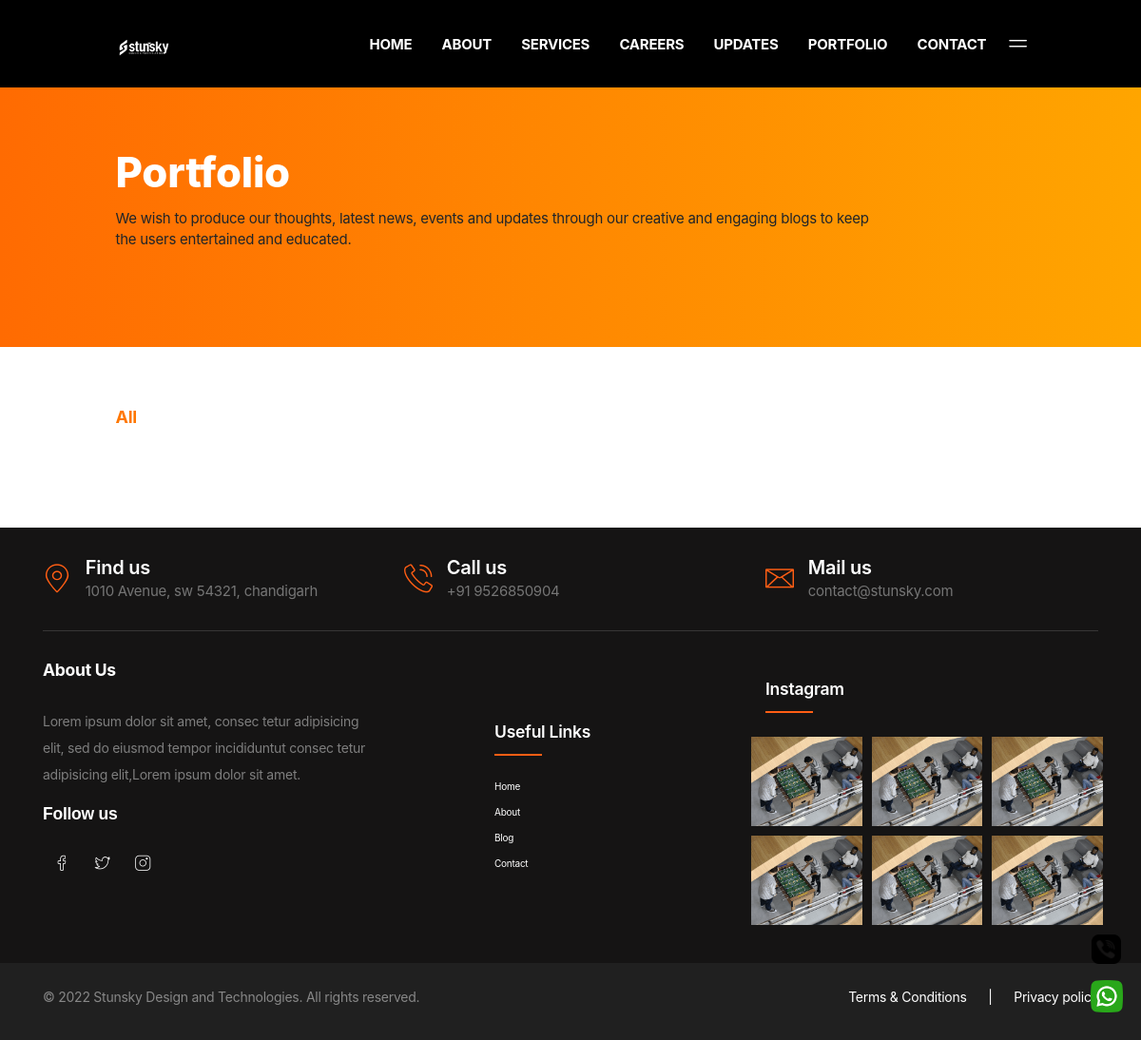
/portfolio, run on an earlier commit of the app's database.
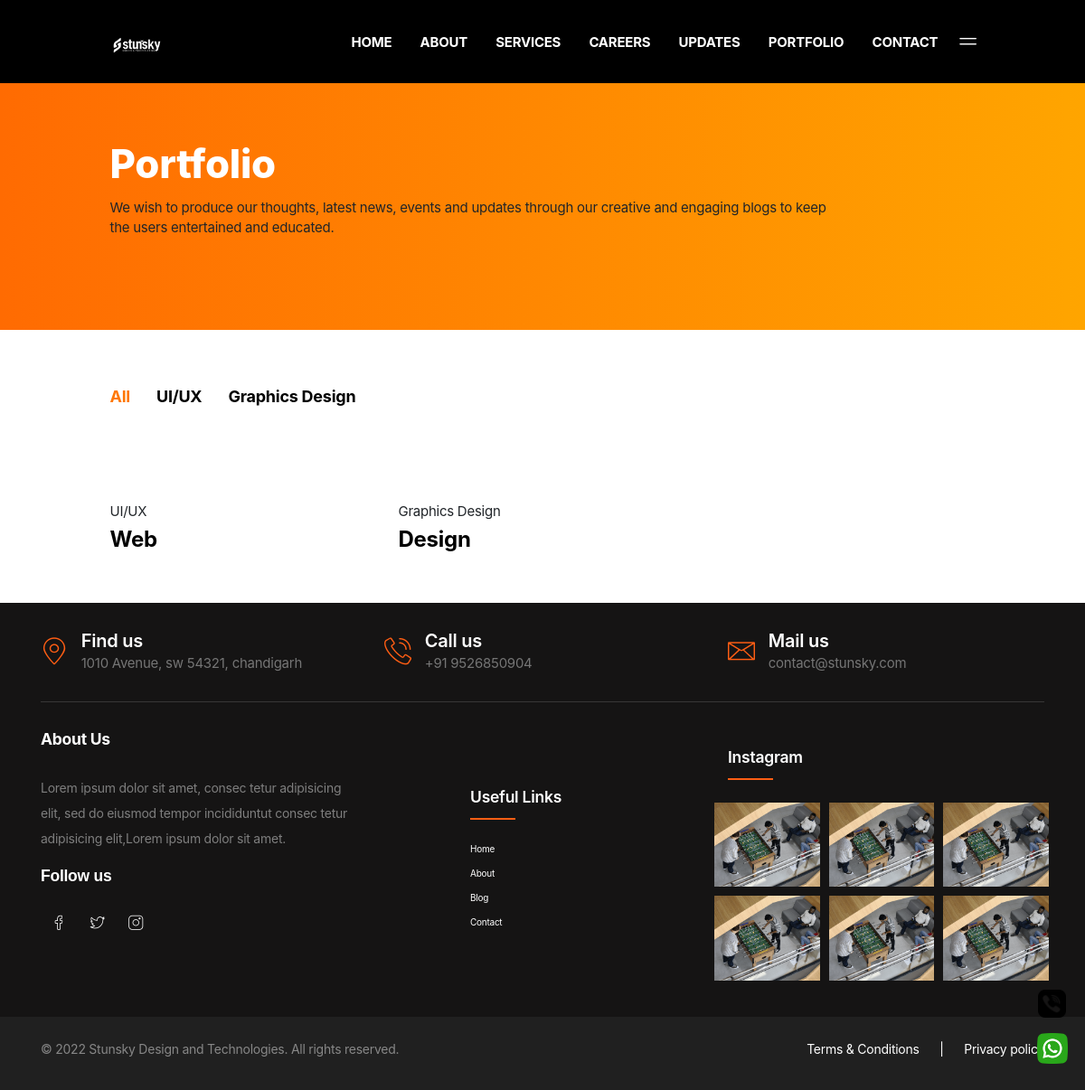
And on a later commit of the database.
### web/models.py (models this page shows, shortened)
class Category(models.Model):
    title = models.CharField(max_length=200)
    is_active = models.BooleanField(default=True)
    class Meta:
        verbose_name_plural = ("Categories")
    def __str__(self):
        return str(self.title)

class Portfolio(models.Model):
    category = models.ForeignKey(Category, on_delete=models.CASCADE)
    image = VersatileImageField('Image',upload_to='images/portfolio/')
    title = models.TextField(max_length=200)
    class Meta:
        verbose_name_plural = ("Portfolio")

### web/views.py (the view)
# urls.py: path('portfolio', views.portfolio, name="portfolio"),
def portfolio(request):
    category = Category.objects.filter(is_active = True)
    portfolio = Portfolio.objects.all()
    context = {
        "is_product" : True,
        "category" : category,
        "portfolio" : portfolio,
    }
    return render(request, 'portfolio.html', context)

### templates/portfolio.html (shortened to what this page needs)
{% extends 'partials/base.html' %}
{% load static %}
{% block content %}
<link rel="stylesheet" href="https://maxcdn.bootstrapcdn.com/bootstrap/3.3.7/css/bootstrap.min.css">
<main class="ptf-main">
<article class="ptf-page ptf-page--portfolio-grid">
	<section class="has-accent-1-background banner other">
		<div class="ptf-spacer" style=" --ptf-xxl: 16rem; --ptf-md: 12rem; --ptf-sm: 16rem;"></div>
			<div class="container-xxl">
				<div class="row">
					<div class="col-xl-10">
						<div class="ptf-animated-block" data-aos="fade" data-aos-delay="0">
							<h1 class="fz-70 fz-40--md fw-extrabold lh-1p1 has-white-color">Portfolio</h1>
							<div class="ptf-spacer" style=" --ptf-xxl:1rem;"></div>
							<p class="fz-18">We wish to produce our thoughts, latest news, events and updates through our creative and engaging blogs to keep the users entertained and educated.</p>
						</div>
					</div>
				</div>
				<div class="ptf-spacer" style=" --ptf-xxl: 4.375rem; --ptf-sm: 3.375rem;"></div>
			</div>
	</section>
	<section>
		<div class="ptf-spacer" style=" --ptf-xxl: 5rem; --ptf-sm: 2rem;"></div>
		<div class="container-xxl">
			<div class="ptf-animated-block" data-aos="fade" data-aos-delay="0">
				<ul class="ptf-filters ptf-filters--style-1" id="ptf-filter-grid">
					<li class="filter-item filter-item-active" data-filter="*">All</li>
					{% for categories in category %}
					<li class="filter-item" data-filter=".{{categories.title|slugify}}">{{categories.title}}</li>
					{% endfor %}
				</ul>
			</div>
			<div class="ptf-spacer" style=" --ptf-xxl: 6.25rem; --ptf-md: 3.125rem;"></div>
			<div class="ptf-animated-block" data-aos="fade" data-aos-delay="0">
				<div class="ptf-isotope-grid" data-columns="3" data-layout="masonry" data-x-gap="0" data-y-gap="10" data-controls="#ptf-filter-grid">
					{% for portfolios in portfolio %}
					<div class=" grid-item filter-1 filter-4 filter-7 {{portfolios.category.title|slugify}}">
						<article class="ptf-work ptf-work--style-1 ptf-work--large-title">
							<div class="ptf-work__media"><a class="ptf-work__link" href="{{portfolios.image.url}}"></a><img src=" {{portfolios.image.crop.675x675}} " alt="" loading="lazy">
							</div>
							<div class="ptf-work__meta">
								<div class="ptf-work__category">{{portfolios.category}}
								</div>
								<h4 class="ptf-work__title"><a href="#">{{portfolios.title}}</a>
								</h4>
							</div>
						</article>
					</div>
					{% endfor %}
				</div>
			</div>
		</div>
		<div class="ptf-spacer" style=" --ptf-xxl: 5rem; --ptf-md: 5rem; --ptf-sm: 2rem;"></div>
	</section>
</article>
</main>
{% endblock %}

What changed in the data, as far as the page shows it:
added Category: title "UI/UX"
added Category: title "Graphics Design"
added Portfolio: category "UI/UX", title "Web"
added Portfolio: category "Graphics Design", title "Design"
